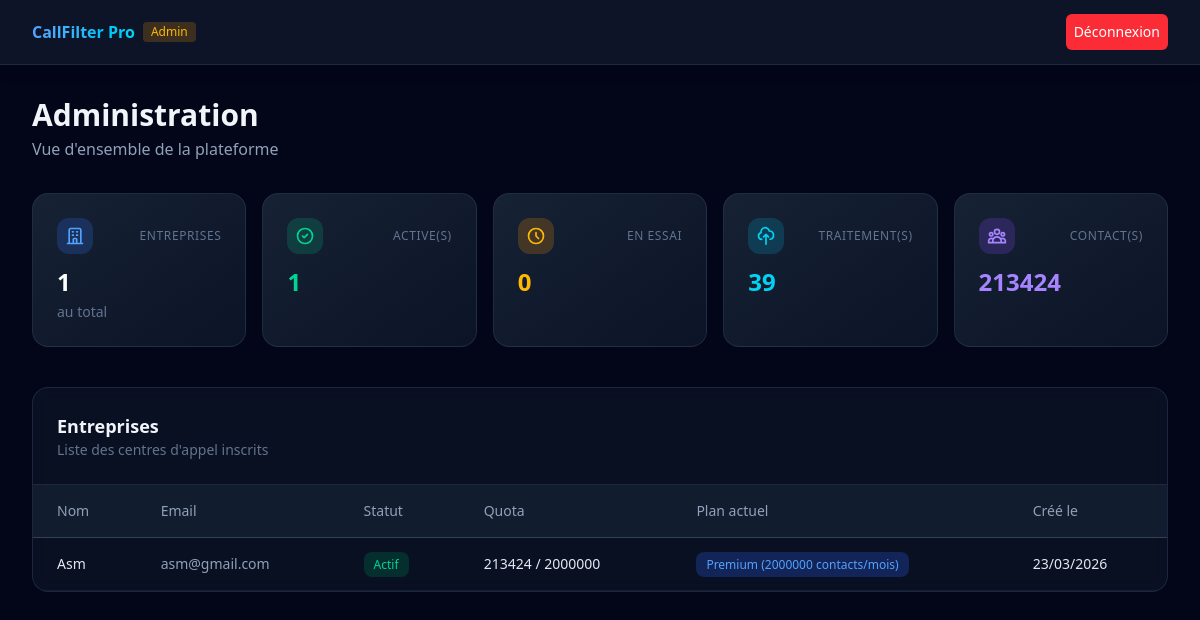
Before: /dashboard/admin/ (signed in) with the older database file.
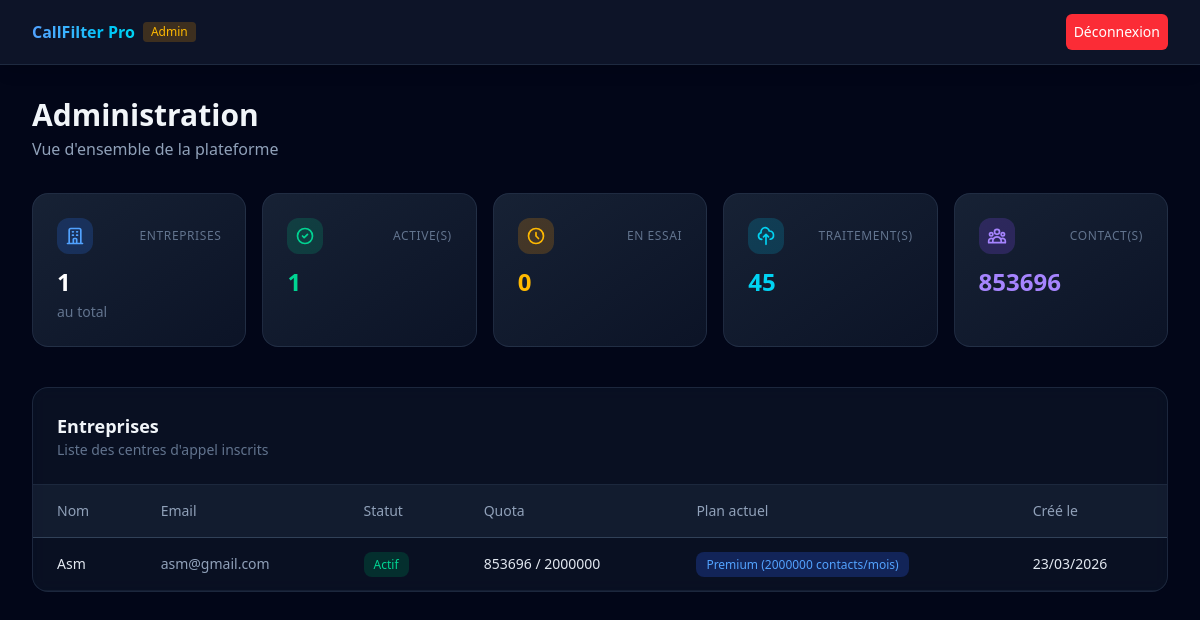
After: the same page with the newer database file.
### apps/companies/models.py (models this page shows, shortened)
class Company(models.Model):
    SUBSCRIPTION_CHOICES = [
        ('trial', 'Essai'),
        ('active', 'Actif'),
        ('expired', 'Expiré'),
        ('suspended', 'Suspendu'),
    ]
    name = models.CharField('Nom', max_length=255)
    user = models.OneToOneField(
        settings.AUTH_USER_MODEL,
        on_delete=models.CASCADE,
        related_name='company'
    )
    subscription_status = models.CharField(
        'Statut abonnement',
        max_length=20,
        choices=SUBSCRIPTION_CHOICES,
        default='trial'
    )
    current_plan = models.ForeignKey(
        'billing.Plan',
        on_delete=models.SET_NULL,
        null=True,
        blank=True,
        related_name='companies'
    )
    monthly_quota = models.IntegerField('Quota mensuel', default=500)
    contacts_used_this_month = models.IntegerField('Contacts utilisés ce mois', default=0)
    quota_reset_at = models.DateField('Prochain renouvellement', null=True, blank=True)
    created_at = models.DateTimeField(auto_now_add=True)
    logo = models.ImageField('Logo', upload_to='company_logos/', null=True, blank=True)
    class Meta:
        verbose_name = 'Entreprise'
        verbose_name_plural = 'Entreprises'

### apps/accounts/models.py (models this page shows, shortened)
class User(AbstractUser):
    username = None
    email = models.EmailField('email', unique=True)
    is_company = models.BooleanField('Entreprise', default=False)
    is_admin = models.BooleanField('Admin plateforme', default=False)
    USERNAME_FIELD = 'email'
    REQUIRED_FIELDS = []
    objects = UserManager()
    class Meta:
        verbose_name = 'Utilisateur'
        verbose_name_plural = 'Utilisateurs'

### apps/billing/models.py (models this page shows)
class Plan(models.Model):
    name = models.CharField('Nom', max_length=100)
    price = models.DecimalField('Prix mensuel (MAD)', max_digits=10, decimal_places=2, default=0)
    monthly_quota = models.IntegerField('Quota mensuel (contacts)', default=500)
    features = models.JSONField('Fonctionnalités', default=list, blank=True)
    stripe_price_id = models.CharField('Stripe Price ID', max_length=255, blank=True)
    is_active = models.BooleanField('Actif', default=True)
    class Meta:
        verbose_name = 'Plan'
        verbose_name_plural = 'Plans'
    def __str__(self):
        return f'{self.name} ({self.monthly_quota} contacts/mois)'

### apps/dashboard/views.py (the view)
# urls.py: path('admin/', views.admin_dashboard, name='admin_dashboard'),
@login_required
@admin_required
def admin_dashboard(request):
    companies = Company.objects.select_related('user', 'current_plan').order_by('-created_at')
    total_uploads = UploadedFile.objects.count()
    total_contacts = sum(c.contacts_used_this_month for c in Company.objects.all())
    active_companies = companies.filter(subscription_status='active').count()
    trial_companies = companies.filter(subscription_status='trial').count()
    context = {
        'companies': companies,
        'total_uploads': total_uploads,
        'total_contacts': total_contacts,
        'companies_count': companies.count(),
        'active_companies': active_companies,
        'trial_companies': trial_companies,
    }
    return render(request, 'dashboard/admin_dashboard.html', context)

### templates/dashboard/admin_dashboard.html (shortened to what the changed rows need)
{% extends "base.html" %}
{% block content %}
<div class="max-w-7xl mx-auto px-4 sm:px-6 lg:px-8 py-8">
    <div class="mb-8">
        <h1 class="text-2xl md:text-3xl font-bold text-slate-100">Administration</h1>
    </div>
    <div class="grid grid-cols-1 sm:grid-cols-2 lg:grid-cols-5 gap-4 mb-10">
        <div class="rounded-2xl border border-slate-700/50 bg-gradient-to-br from-slate-800/80 to-slate-900/80 p-6 backdrop-blur-sm hover:border-cyan-500/30 transition-all">
            <div class="flex items-center justify-between mb-3">
                <span class="p-2 rounded-xl bg-cyan-500/20"></span>
                <span class="text-xs text-slate-500 uppercase tracking-wider">Traitement(s)</span>
            </div>
            <p class="text-2xl font-bold text-cyan-400">{{ total_uploads }}</p>
        </div>
        <div class="rounded-2xl border border-slate-700/50 bg-gradient-to-br from-slate-800/80 to-slate-900/80 p-6 backdrop-blur-sm hover:border-violet-500/30 transition-all">
            <div class="flex items-center justify-between mb-3">
                <span class="p-2 rounded-xl bg-violet-500/20"></span>
                <span class="text-xs text-slate-500 uppercase tracking-wider">Contact(s)</span>
            </div>
            <p class="text-2xl font-bold text-violet-400">{{ total_contacts }}</p>
        </div>
    </div>
    <div class="rounded-2xl border border-slate-700/50 bg-slate-800/30 backdrop-blur-sm overflow-hidden">
        <div class="p-6 border-b border-slate-700/50">
            <h2 class="text-lg font-semibold text-slate-100">Entreprises</h2>
        </div>
        <div class="overflow-x-auto">
            <table class="w-full text-sm">
                <thead>
                    <tr class="text-slate-400 border-b border-slate-700 bg-slate-800/50">
                        <th class="text-left py-4 px-6 font-medium">Nom</th>
                        <th class="text-left py-4 px-6 font-medium">Email</th>
                        <th class="text-left py-4 px-6 font-medium">Statut</th>
                        <th class="text-left py-4 px-6 font-medium">Quota</th>
                        <th class="text-left py-4 px-6 font-medium">Plan actuel</th>
                        <th class="text-left py-4 px-6 font-medium">Créé le</th>
                    </tr>
                </thead>
                <tbody>
                    {% for c in companies %}
                    <tr class="border-b border-slate-700/30 hover:bg-slate-700/20">
                        <td class="py-4 px-6 text-slate-200 font-medium">
                            <a href="{% url 'dashboard:company_detail' company_id=c.id %}" class="cursor-pointer hover:text-blue-300">
                                {{ c.name }}
                            </a>
                        </td>
                        <td class="py-4 px-6 text-slate-400">{{ c.user.email }}</td>
                        <td class="py-4 px-6">
                            <span class="px-2.5 py-1 rounded-lg text-xs font-medium {% if c.subscription_status == 'active' %}bg-emerald-900/50 text-emerald-400{% elif c.subscription_status == 'trial' %}bg-amber-900/50 text-amber-400{% elif c.subscription_status == 'expired' %}bg-red-900/50 text-red-400{% else %}bg-slate-700 text-slate-200{% endif %}">{{ c.get_subscription_status_display }}</span>
                        </td>
                        <td class="py-4 px-6 text-slate-200">{{ c.contacts_used_this_month }} / {{ c.monthly_quota }}</td>
                        <td class="py-4 px-6">
                            <span class="px-2.5 py-1 rounded-lg text-xs font-medium bg-blue-900/50 text-blue-400">
                                {{ c.current_plan }}
                            </span>
                        </td>
                        <td class="py-4 px-6 text-slate-200">{{ c.created_at|date:"d/m/Y" }}</td>
                    </tr>
                    {% empty %}
                    <tr><td colspan="5" class="py-16 text-center text-slate-500">Aucune entreprise</td></tr>
                    {% endfor %}
                </tbody>
            </table>
        </div>
    </div>
</div>
{% endblock %}

Changed rows visible on the page:
changed Company "Asm": contacts_used_this_month "213424" → "853696"
Other visible differences:
{{ total_uploads }}: "39" → "45"
{{ total_contacts }}: "213424" → "853696"
